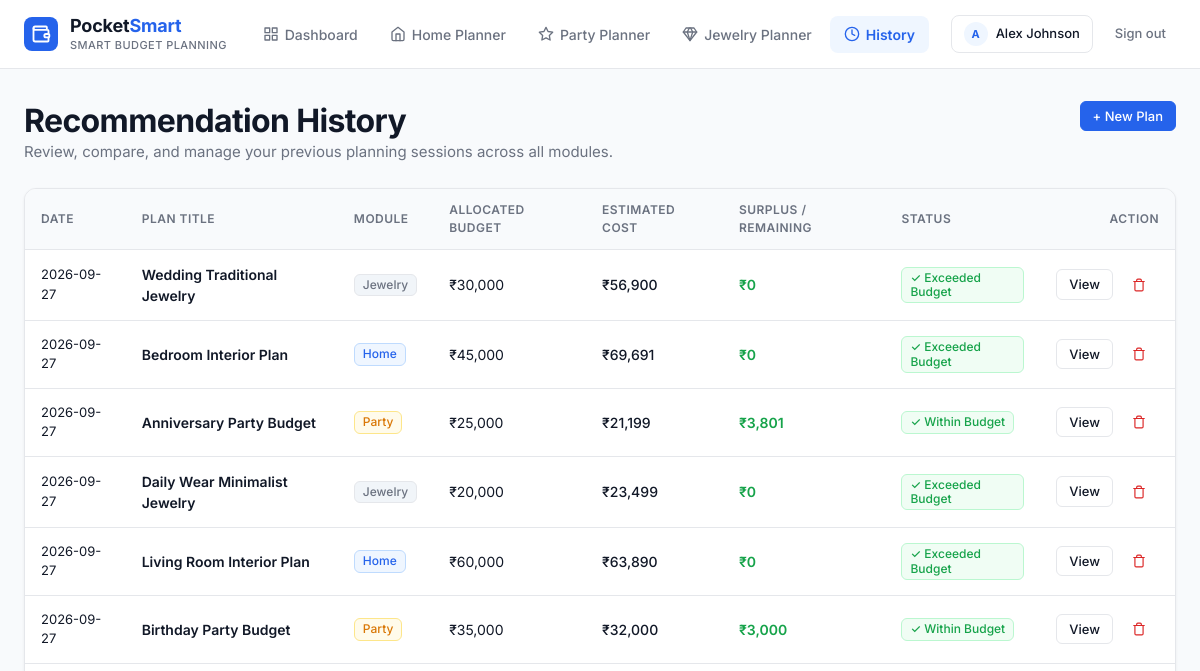
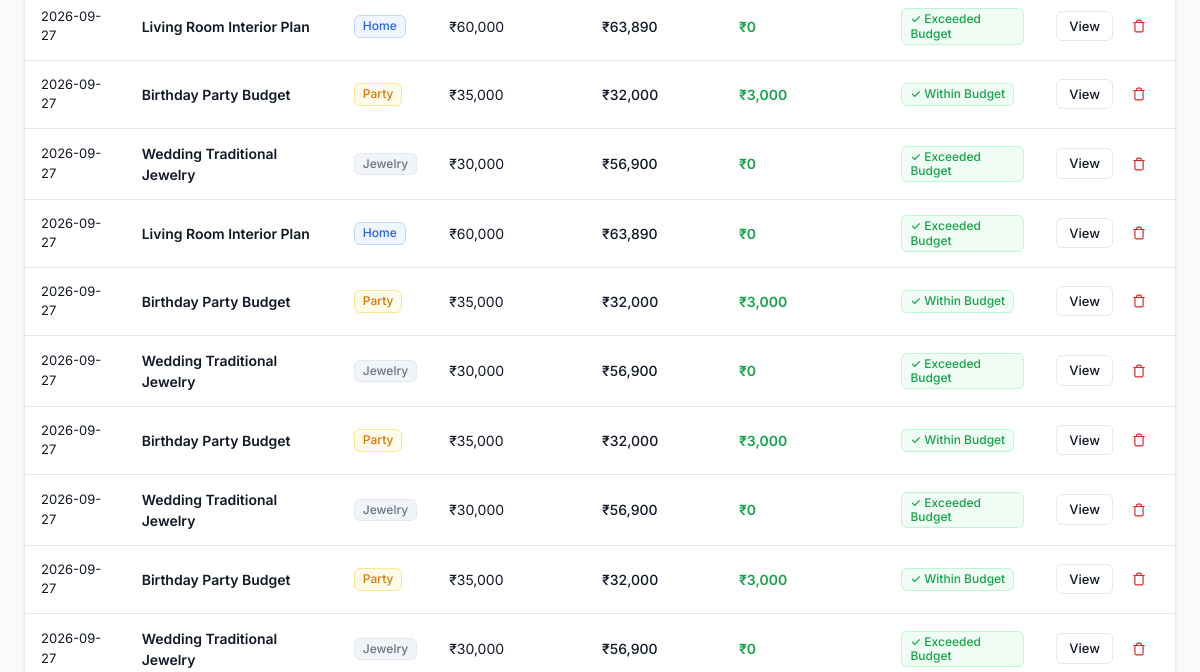
The app's page /history (signed in, upper part), older data (2 pictures, top to bottom).
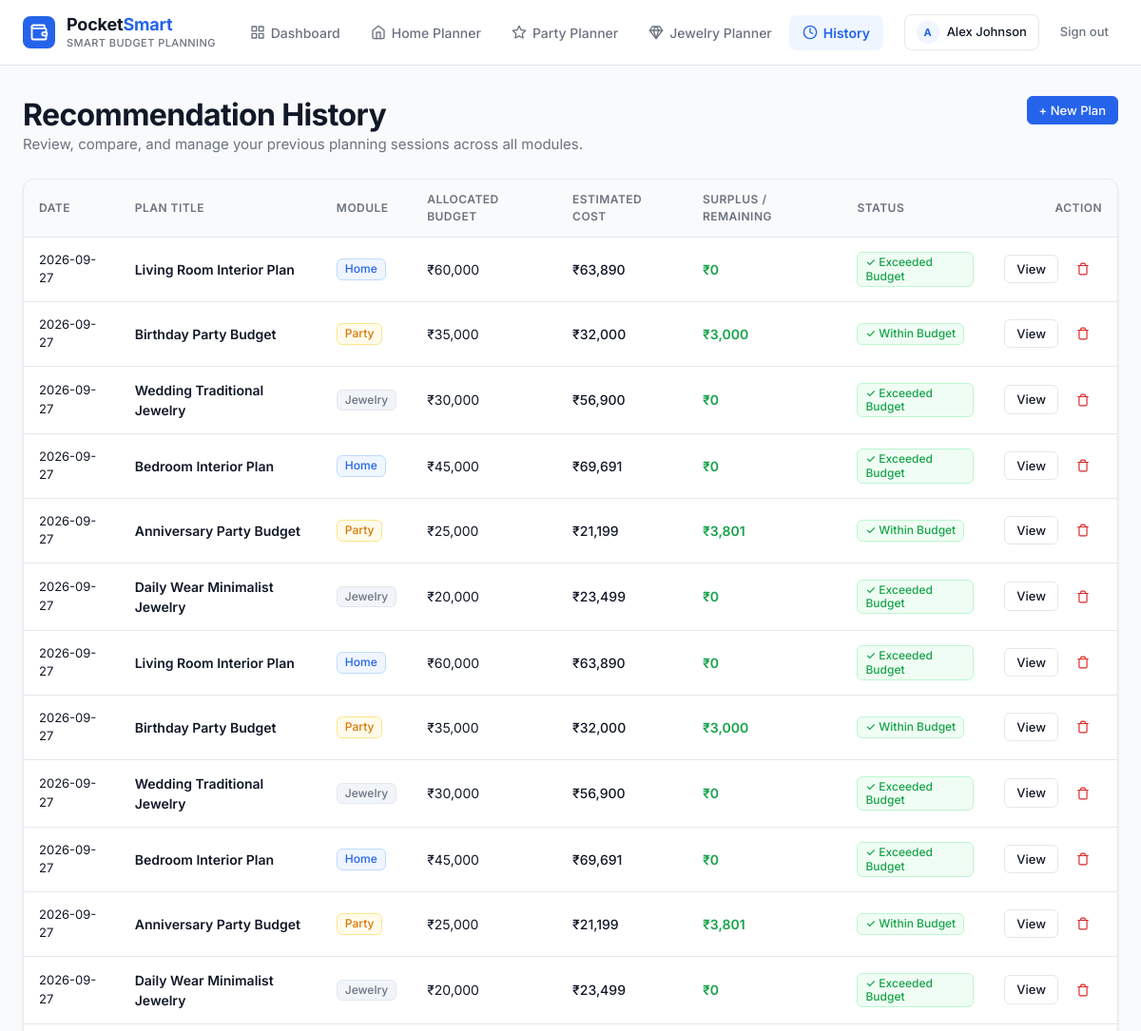
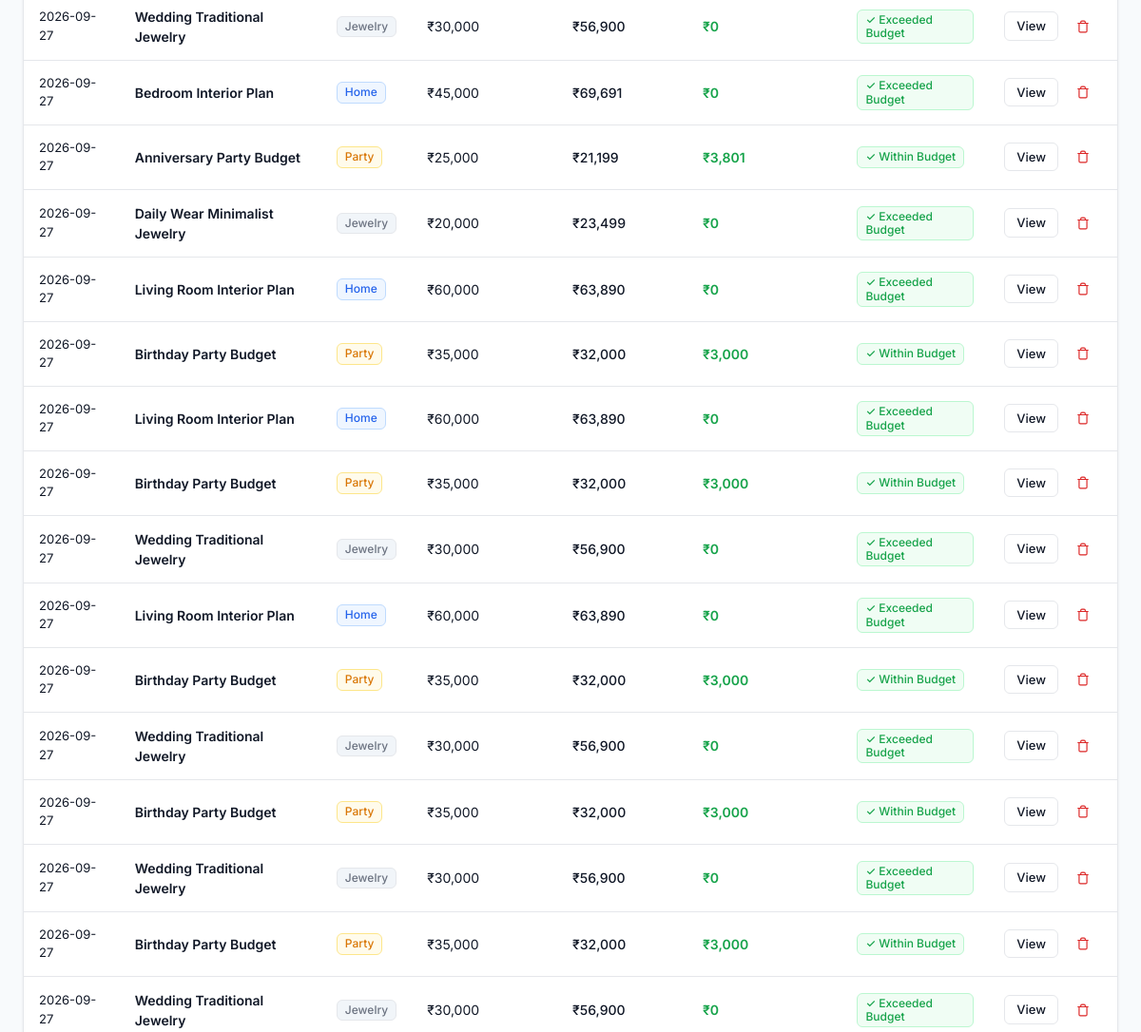
The same page, newer data (2 pictures, top to bottom).
### tables this page shows
CREATE TABLE planning_history (
            id INTEGER PRIMARY KEY AUTOINCREMENT,
            user_id INTEGER NOT NULL,
            planner_type TEXT NOT NULL,
            title TEXT NOT NULL,
            budget REAL NOT NULL,
            estimated_cost REAL NOT NULL,
            remaining REAL NOT NULL,
            status TEXT NOT NULL DEFAULT 'Completed',
            inputs_json TEXT NOT NULL,
            recommendations_json TEXT NOT NULL,
            created_at TIMESTAMP DEFAULT CURRENT_TIMESTAMP,
            FOREIGN KEY (user_id) REFERENCES users (id)
        );

### main.py (the view)
@app.get("/history")
async def history_page(request: Request):
    user = get_current_user(request)
    if not user:
        if is_json_request(request):
            return JSONResponse(status_code=401, content={"error": "Unauthorized"})
        return RedirectResponse(url="/login", status_code=status.HTTP_302_FOUND)
    conn = get_db_connection()
    records = conn.execute(
        "SELECT id, planner_type, title, budget, estimated_cost, remaining, status, created_at FROM planning_history WHERE user_id = ? ORDER BY created_at DESC",
        (user["id"],)
    ).fetchall()
    conn.close()
    history_list = [dict(r) for r in records]
    if is_json_request(request):
        return JSONResponse({"status": "success", "count": len(history_list), "history": history_list})
    return render(request, "history.html", {
        "user": user,
        "active_tab": "history",
        "history": history_list,
        "title": "Recommendation History — PocketSmart"
    })

### templates/history.html (shortened to what this page needs)
{% extends "base.html" %}
{% block content %}
<div>
  <div style="display: flex; justify-content: space-between; align-items: flex-start; margin-bottom: var(--space-6); flex-wrap: wrap; gap: var(--space-4);">
    <div>
      <h1 class="heading-1">Recommendation History</h1>
      <p class="body-text">Review, compare, and manage your previous planning sessions across all modules.</p>
    </div>
    <div style="display: flex; gap: 8px;">
      <a href="/planner/home" class="btn btn-primary btn-sm" id="btnNewHomePlan">
        + New Plan
      </a>
    </div>
  </div>
  {% if history %}
  <div class="history-table-wrapper">
    <table class="history-table">
      <thead>
        <tr>
          <th>Date</th>
          <th>Plan Title</th>
          <th>Module</th>
          <th>Allocated Budget</th>
          <th>Estimated Cost</th>
          <th>Surplus / Remaining</th>
          <th>Status</th>
          <th style="text-align: right;">Action</th>
        </tr>
      </thead>
      <tbody>
        {% for item in history %}
        <tr>
          <td class="text-sm text-secondary">{{ item.created_at[:10] }}</td>
          <td>
            <a href="/recommendations/{{ item.id }}" style="font-weight: 600; color: var(--text-primary);">
              {{ item.title }}
            </a>
          </td>
          <td>
            {% if item.planner_type == 'Home Interior' %}
            <span class="badge badge-info">Home</span>
            {% elif item.planner_type == 'Party Planner' %}
            <span class="badge badge-warning">Party</span>
            {% else %}
            <span class="badge badge-neutral">Jewelry</span>
            {% endif %}
          </td>
          <td>₹{{ "{:,.0f}".format(item.budget) }}</td>
          <td style="font-weight: 500;">₹{{ "{:,.0f}".format(item.estimated_cost) }}</td>
          <td style="font-weight: 600; color: {% if item.remaining >= 0 %}var(--success){% else %}var(--error){% endif %};">
            ₹{{ "{:,.0f}".format(item.remaining) }}
          </td>
          <td>
            <span class="badge badge-success">✓ {{ item.status }}</span>
          </td>
          <td style="text-align: right;">
            <div style="display: inline-flex; gap: 6px; align-items: center;">
              <a href="/recommendations/{{ item.id }}" class="btn btn-secondary btn-sm" id="btnViewHistory_{{ item.id }}">
                View
              </a>
              <form action="/history/delete/{{ item.id }}" method="POST" onsubmit="return confirm('Are you sure you want to delete this planning session?');" style="display: inline;">
                <button type="submit" class="btn btn-danger-light btn-sm" title="Delete session" aria-label="Delete session">
                  <svg width="14" height="14" viewBox="0 0 24 24" fill="none" stroke="currentColor" stroke-width="2" stroke-linecap="round" stroke-linejoin="round">
                    <polyline points="3 6 5 6 21 6"></polyline>
                    <path d="M19 6v14a2 2 0 0 1-2 2H7a2 2 0 0 1-2-2V6m3 0V4a2 2 0 0 1 2-2h4a2 2 0 0 1 2 2v2"></path>
                  </svg>
                </button>
              </form>
            </div>
          </td>
        </tr>
        {% endfor %}
      </tbody>
    </table>
  </div>
  {% endif %}
</div>
{% endblock %}

Row changes from the older to the newer data that the page shows:
added planning_history: created_at "2026-09-27", title "Living Room Interior Plan", planner_type "Home", budget "60,000", estimated_cost "63,890", remaining "0", status "Exceeded Budget"
added planning_history: created_at "2026-09-27", title "Birthday Party Budget", planner_type "Party", budget "35,000", estimated_cost "32,000", remaining "3,000", status "Within Budget"
added planning_history: created_at "2026-09-27", title "Wedding Traditional Jewelry", planner_type "Jewelry", budget "30,000", estimated_cost "56,900", remaining "0", status "Exceeded Budget"
added planning_history: created_at "2026-09-27", title "Bedroom Interior Plan", planner_type "Home", budget "45,000", estimated_cost "69,691", remaining "0", status "Exceeded Budget"
added planning_history: created_at "2026-09-27", title "Anniversary Party Budget", planner_type "Party", budget "25,000", estimated_cost "21,199", remaining "3,801", status "Within Budget"
added planning_history: created_at "2026-09-27", title "Daily Wear Minimalist Jewelry", planner_type "Jewelry", budget "20,000", estimated_cost "23,499", remaining "0", status "Exceeded Budget"
added planning_history: created_at "2026-09-27", title "Living Room Interior Plan", planner_type "Home", budget "60,000", estimated_cost "63,890", remaining "0", status "Exceeded Budget"
added planning_history: created_at "2026-09-27", title "Birthday Party Budget", planner_type "Party", budget "35,000", estimated_cost "32,000", remaining "3,000", status "Within Budget"
added planning_history: created_at "2026-09-27", title "Wedding Traditional Jewelry", planner_type "Jewelry", budget "30,000", estimated_cost "56,900", remaining "0", status "Exceeded Budget"
added planning_history: created_at "2026-09-27", title "Bedroom Interior Plan", planner_type "Home", budget "45,000", estimated_cost "69,691", remaining "0", status "Exceeded Budget"
added planning_history: created_at "2026-09-27", title "Anniversary Party Budget", planner_type "Party", budget "25,000", estimated_cost "21,199", remaining "3,801", status "Within Budget"
added planning_history: created_at "2026-09-27", title "Daily Wear Minimalist Jewelry", planner_type "Jewelry", budget "20,000", estimated_cost "23,499", remaining "0", status "Exceeded Budget"
